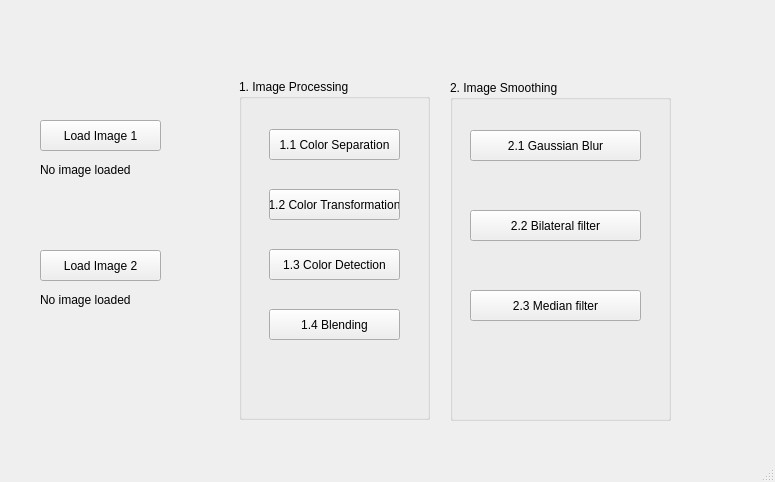
<?xml version="1.0" encoding="UTF-8"?>
<ui version="4.0">
 <class>MainWindow</class>
 <widget class="QMainWindow" name="MainWindow">
  <property name="geometry">
   <rect>
    <x>0</x>
    <y>0</y>
    <width>775</width>
    <height>482</height>
   </rect>
  </property>
  <property name="windowTitle">
   <string>MainWindow</string>
  </property>
  <widget class="QWidget" name="centralwidget">
   <widget class="QPushButton" name="Load_img1_btn">
    <property name="geometry">
     <rect>
      <x>40</x>
      <y>120</y>
      <width>121</width>
      <height>31</height>
     </rect>
    </property>
    <property name="text">
     <string>Load Image 1</string>
    </property>
   </widget>
   <widget class="QPushButton" name="Load_img2_btn">
    <property name="geometry">
     <rect>
      <x>40</x>
      <y>250</y>
      <width>121</width>
      <height>31</height>
     </rect>
    </property>
    <property name="text">
     <string>Load Image 2</string>
    </property>
   </widget>
   <widget class="QLabel" name="Load_img1_label">
    <property name="geometry">
     <rect>
      <x>40</x>
      <y>160</y>
      <width>111</width>
      <height>20</height>
     </rect>
    </property>
    <property name="text">
     <string>No image loaded</string>
    </property>
   </widget>
   <widget class="QLabel" name="Load_img2_label">
    <property name="geometry">
     <rect>
      <x>40</x>
      <y>290</y>
      <width>111</width>
      <height>20</height>
     </rect>
    </property>
    <property name="text">
     <string>No image loaded</string>
    </property>
   </widget>
   <widget class="QGroupBox" name="Img_pro_box">
    <property name="geometry">
     <rect>
      <x>239</x>
      <y>79</y>
      <width>191</width>
      <height>341</height>
     </rect>
    </property>
    <property name="title">
     <string>1. Image Processing</string>
    </property>
    <widget class="QPushButton" name="Color_sep_btn">
     <property name="geometry">
      <rect>
       <x>30</x>
       <y>50</y>
       <width>131</width>
       <height>31</height>
      </rect>
     </property>
     <property name="text">
      <string>1.1 Color Separation</string>
     </property>
    </widget>
    <widget class="QPushButton" name="Color_tran_btn">
     <property name="geometry">
      <rect>
       <x>30</x>
       <y>110</y>
       <width>131</width>
       <height>31</height>
      </rect>
     </property>
     <property name="text">
      <string>1.2 Color Transformation</string>
     </property>
    </widget>
    <widget class="QPushButton" name="Color_det_btn">
     <property name="geometry">
      <rect>
       <x>30</x>
       <y>170</y>
       <width>131</width>
       <height>31</height>
      </rect>
     </property>
     <property name="text">
      <string>1.3 Color Detection</string>
     </property>
    </widget>
    <widget class="QPushButton" name="Blend_btn">
     <property name="geometry">
      <rect>
       <x>30</x>
       <y>230</y>
       <width>131</width>
       <height>31</height>
      </rect>
     </property>
     <property name="text">
      <string>1.4 Blending</string>
     </property>
    </widget>
   </widget>
   <widget class="QGroupBox" name="Img_smo_box">
    <property name="geometry">
     <rect>
      <x>450</x>
      <y>80</y>
      <width>221</width>
      <height>341</height>
     </rect>
    </property>
    <property name="title">
     <string>2. Image Smoothing</string>
    </property>
    <widget class="QPushButton" name="Gau_btn">
     <property name="geometry">
      <rect>
       <x>20</x>
       <y>50</y>
       <width>171</width>
       <height>31</height>
      </rect>
     </property>
     <property name="text">
      <string>2.1 Gaussian Blur</string>
     </property>
    </widget>
    <widget class="QPushButton" name="Bil_btn">
     <property name="geometry">
      <rect>
       <x>20</x>
       <y>130</y>
       <width>171</width>
       <height>31</height>
      </rect>
     </property>
     <property name="text">
      <string>2.2 Bilateral filter</string>
     </property>
    </widget>
    <widget class="QPushButton" name="Med_btn">
     <property name="geometry">
      <rect>
       <x>20</x>
       <y>210</y>
       <width>171</width>
       <height>31</height>
      </rect>
     </property>
     <property name="text">
      <string>2.3 Median filter</string>
     </property>
    </widget>
   </widget>
  </widget>
  <widget class="QMenuBar" name="menubar">
   <property name="geometry">
    <rect>
     <x>0</x>
     <y>0</y>
     <width>775</width>
     <height>21</height>
    </rect>
   </property>
  </widget>
  <widget class="QStatusBar" name="statusbar"/>
 </widget>
 <resources/>
 <connections/>
</ui>
